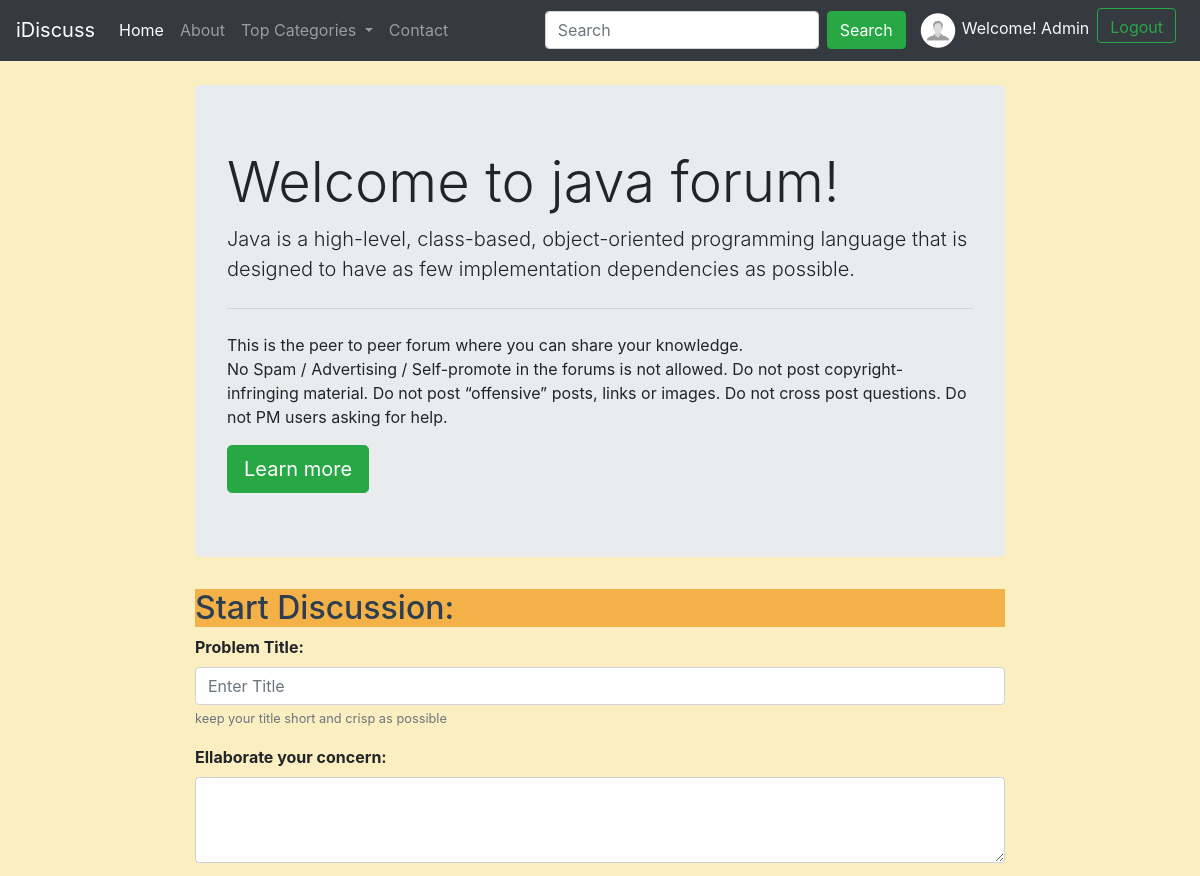
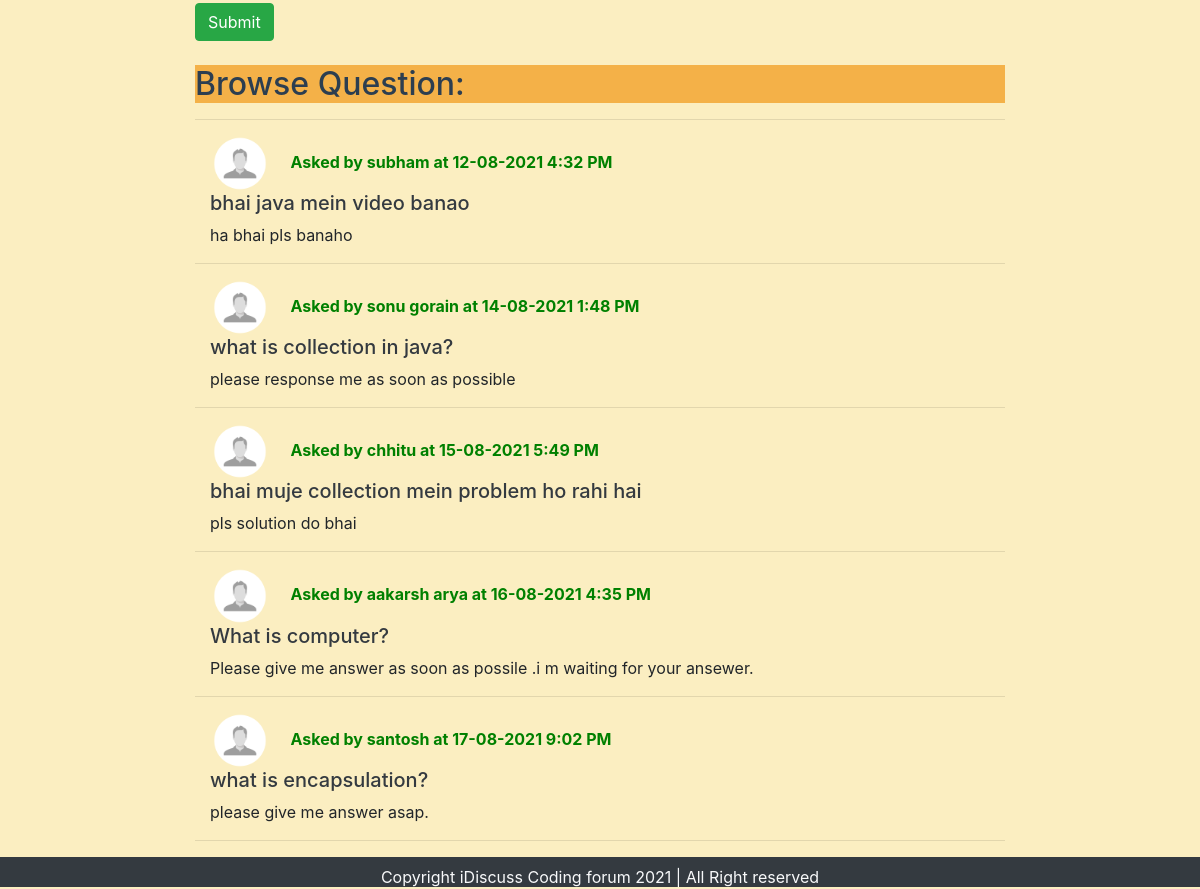
The app's page /threads.php?catid=2 (signed in) with its own data (2 pictures, top to bottom).
### tables this page shows
CREATE TABLE `categories` (
  `category_id` int(10) NOT NULL,
  `category_name` varchar(255) NOT NULL,
  `category_discription` varchar(255) NOT NULL,
  `created` datetime NOT NULL DEFAULT current_timestamp()
);

CREATE TABLE `threads` (
  `thread_id` int(7) NOT NULL,
  `thread_title` varchar(255) NOT NULL,
  `thread_desc` text NOT NULL,
  `thread_cat_id` int(7) NOT NULL,
  `thread_user_id` int(7) NOT NULL,
  `timestamp` datetime NOT NULL DEFAULT current_timestamp()
);

CREATE TABLE `users` (
  `sno` int(10) NOT NULL,
  `username` varchar(20) NOT NULL,
  `password` varchar(255) NOT NULL,
  `email` varchar(30) NOT NULL,
  `mobileNo` bigint(12) NOT NULL,
  `date` datetime NOT NULL DEFAULT current_timestamp()
);

### threads.php (the view, shortened to what this page needs)
<!doctype html>
<html lang="en">
<head>
    <link rel="stylesheet" href="https://stackpath.bootstrapcdn.com/bootstrap/4.5.0/css/bootstrap.min.css"
>
    <link rel="stylesheet" href="forum-css/style.css">
</head>
<body style="background-color: #FBEEC1;">
    <?php include 'partials/_header.php'?>
    <?php
       $id= $_GET['catid'];
       $sql="SELECT * FROM categories WHERE  category_id=$id";
       $result=mysqli_query($conn,$sql);
       while($row=mysqli_fetch_assoc($result))
       {
          $catname=$row['category_name'];
          $desc=$row['category_discription'];
       }
    ?>
     <div class="container my-4 " style="width:70%;" >
        <div class="jumbotron">
          <h1 class="display-4">Welcome to <?php echo $catname ?> forum!</h1>
          <p class="lead"> <?php echo $desc ?> <p>
          <hr class="my-4">
          <p>This is the peer to peer forum where you can share your knowledge.<br>No Spam / Advertising / Self-promote in the forums is not allowed.
            Do not post copyright-infringing material.
            Do not post “offensive” posts, links or images.
            Do not cross post questions.
            Do not PM users asking for help.
        </p>
          <a class="btn btn-success btn-lg" href="#" role="button">Learn more</a>
        </div>
             </div>
          <?php
           if (isset($_SESSION['loggedin']) && $_SESSION['loggedin']== true)
            {
             echo '<div class="container my-4 " style="width:70%;" >
               <form action=" '.$_SERVER["REQUEST_URI"].' " method="post">
              <div class="form-group">
                 <h2>Start Discussion:</h2>
                <label for="title"><b>Problem Title:</b></label>
                <input type="text" class="form-control" id="title" name="title"  aria-describedby="emailHelp" placeholder="Enter Title">
                <small id="emailHelp" class="form-text text-muted">keep your title short and crisp as possible</small>
              </div>
               <input type="hidden" name="sno" value="'.$_SESSION["sno"].'">
                <div class="form-group">
                    <label for="desc"><b>Ellaborate your concern:</b></label>
                    <textarea class="form-control" id="desc" name="desc" rows="3"></textarea>
                  </div>
              <button type="submit" class="btn btn-success">Submit</button>
           </form>
        </div>';
      }
         else{
                echo '<div class="container"  style="width:70%;">
                         <h2>Start Discussion:</h2>
                         <h5 class="font-weight-bold" style="color:red">You are not loggedin!Please login first</h5>
                      </div>';
         }
     ?>
       <div class="container"  style="width:70%;">
           <h2>Browse Question:</h2>
           <hr>
           <?php
               $id= $_GET['catid'];
               $sql="SELECT * FROM `threads` WHERE `thread_cat_id`=$id";
               $result=mysqli_query($conn,$sql);
               while($row=mysqli_fetch_assoc($result))
               {
                  $id=$row['thread_id'];
                  $title=$row['thread_title'];
                  $desc=$row['thread_desc'];
                  $thread_user_id=$row['thread_user_id'];
                   $thread_time = date_create($row['timestamp']);
                  $sql2="SELECT username FROM `users` WHERE sno= '$thread_user_id' ";
                  $result2=mysqli_query($conn,$sql2);
                  $row2=mysqli_fetch_assoc($result2);
          echo '<div class="container">
                  <img src="media/profileMan.png" width="60px" class="mr-3" alt="...">
                  <span class="font-weight-bold" style="color:green">'.'Asked by '.$row2["username"].' at '.date_format($thread_time, " d-m-Y g:i A").'</span>
                  <h5><a class="text-dark" href="threadques.php?threadid='.$id.'">'.$title.'</a></h5>
                    <p style="display:inline;">'.$desc.'</p>
                </div><hr>';
         }
 ?>
</div>
    <?php include 'partials/_footer.php'?>
</body>
</html>

### forum-css/style.css (style rules this page uses)
h2 { background-color: #F4B148; color: #2C3E50; }

### records on screen
categories: category_name "java", category_discription "Java is a high-level, class-based, object-oriented programming language that is designed to have as few implementation dependencies as possible."
threads: users.username "subham", timestamp "12-08-2021 4:32 PM", thread_title "bhai java mein video banao", thread_desc "ha bhai pls banaho"
threads: users.username "sonu gorain", timestamp "14-08-2021 1:48 PM", thread_title "what is collection in java?", thread_desc "please response me as soon as possible"
threads: users.username "chhitu", timestamp "15-08-2021 5:49 PM", thread_title "bhai muje collection mein problem ho rahi hai", thread_desc "pls solution do bhai"
threads: users.username "aakarsh arya", timestamp "16-08-2021 4:35 PM", thread_title "What is computer?", thread_desc "Please give me answer as soon as possile .i m waiting for your ansewer."
threads: users.username "santosh", timestamp "17-08-2021 9:02 PM", thread_title "what is encapsulation?", thread_desc "please give me answer asap."

### other values on screen
$_SESSION['username'] "Admin"
